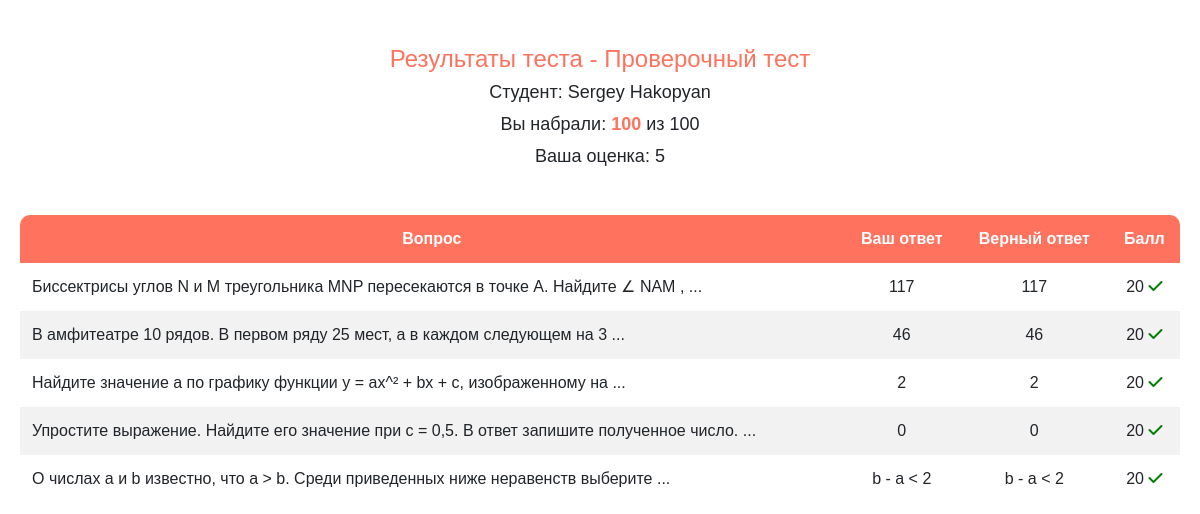
/result/3/, run on the app's committed database.
### Quiz/models.py (models this page shows, shortened)
class Preset(models.Model):
    topic = models.ForeignKey(Topic, on_delete=models.CASCADE)
    faculty = models.ForeignKey(Faculty, on_delete=models.CASCADE)
    name = models.CharField(max_length=100)
    description = models.TextField()
    date_created = models.DateTimeField(auto_now_add=True)

class Student(models.Model):
    first_name = models.CharField(max_length=100)
    last_name = models.CharField(max_length=100)
    patronymic = models.CharField(max_length=100)
    date_of_birth = models.DateField()
    course = models.CharField(max_length=100, null=True)
    faculty = models.ForeignKey(Faculty, on_delete=models.CASCADE)

class QuizResult(models.Model):
    user = models.ForeignKey(User, on_delete=models.CASCADE)
    preset = models.ForeignKey(Preset, on_delete=models.CASCADE)
    score = models.IntegerField(default=0)
    grade = models.IntegerField(default=0)
    total_points = models.IntegerField(default=0)
    date_started = models.DateTimeField(auto_now_add=True)
    date_completed = models.DateTimeField(null=True)

class PresetQuestionResult(models.Model):
    quiz_result = models.ForeignKey(QuizResult, on_delete=models.CASCADE)
    student = models.ForeignKey(Student, on_delete=models.CASCADE)
    question = models.ForeignKey(Question, on_delete=models.CASCADE)
    student_answer = models.CharField(max_length=100)
    question_score = models.IntegerField(default=0)

class Question(models.Model):
    topic = models.ForeignKey(Topic, on_delete=models.CASCADE)
    question_text = models.TextField()
    correct_answer = models.CharField(max_length=100, default='')
    points = models.IntegerField(default=0)
    ANSWER_MODE_CHOICES = [
        ('input', 'Ввод ответа'),
        ('choose', 'Выбор ответа'),
    ]
    answer_mode = models.CharField(max_length=10, choices=ANSWER_MODE_CHOICES, default='input')
    image = models.ImageField(upload_to='question_images/', blank=True, null=True)

### Quiz/views.py (the view)
# urls.py: path('result/<int:quiz_result_id>/', views.result, name='result'),
def result(request, quiz_result_id):
    quiz_result = QuizResult.objects.get(id=quiz_result_id)
    user = quiz_result.user.student
    preset = quiz_result.preset
    questions = Question.objects.filter(topic=preset.topic)
    percentage_score = (quiz_result.score / quiz_result.total_points) * 100
    question_results = PresetQuestionResult.objects.filter(quiz_result=quiz_result)
    for result in question_results:
        question_text = result.question.question_text
        if len(question_text.split()) > 15:
            result.question.question_text_short = ' '.join(question_text.split()[:15]) + ''
        else:
            result.question.question_text_short = question_text
    context = {
        'quiz_result': quiz_result,
        'user': user,
        'preset': preset,
        'questions': questions,
        'question_results': question_results,
        'percentage_score': percentage_score,
    }
    return render(request, 'Quiz/result.html', context)

### Quiz/templates/Quiz/result.html (shortened to what this page needs)
<!doctype html>
<html lang="en">
{% load static %}
<head>
  <link rel="stylesheet" href="https://maxcdn.bootstrapcdn.com/bootstrap/4.0.0/css/bootstrap.min.css">
  <link rel="stylesheet" href="https://cdnjs.cloudflare.com/ajax/libs/font-awesome/5.15.3/css/all.min.css">
  <link rel="stylesheet" href="https://cdnjs.cloudflare.com/ajax/libs/font-awesome/6.4.0/css/all.min.css">
  <link rel="stylesheet" href="https://stackpath.bootstrapcdn.com/bootstrap/4.5.2/css/bootstrap.min.css">
  <link rel="stylesheet" href="{% static '/QuizApp/Result.css' %}">
</head>
<body>
<div class="container">
    <div class="info">
        <h1>Результаты теста - {{ preset.name }}</h1>
        <p>Студент: {{ user.first_name }} {{ user.last_name }}</p>
        <p>Вы набрали: <span style="color: #ff725e; font-weight: bold;">{{ quiz_result.score }}</span> из
            {{ quiz_result.total_points }}</p>
        <p>Ваша оценка: {{ quiz_result.grade }}</p>
    </div>
    <table>
        <thead>
        <tr>
            <th style="border-radius: 10px 0px 0px 0px;">Вопрос</th>
            <th>Ваш ответ</th>
            <th>Верный ответ</th>
            <th style="border-radius: 0px 10px 0px 0px;">Балл</th>
        </tr>
        </thead>
        <tbody>
        {% for question_result in question_results %}
        <tr>
            <td style="word-wrap: break-word; text-align: left;">
                <div class="question-text">
                    <span class="short-text">{{ question_result.question.question_text_short }}</span>
                    {% if question_result.question.question_text|length > 15 %}
                    <span class="read-more-button" onclick="toggleReadMore(this)">...</span>
                    {% endif %}
                </div>
            </td>
            <td>{{ question_result.student_answer }}</td>
            <td>{{ question_result.question.correct_answer }}</td>
            <td>
                {{ question_result.question.points }}
                {% if question_result.student_answer == question_result.question.correct_answer %}
                <span style="color: green;"><i class="fa-solid fa-check"></i></span>
                {% else %}
                <span style="color: red;"><i class="fa-solid fa-xmark"></i></span>
                {% endif %}
            </td>
        </tr>
        {% endfor %}
        </tbody>
    </table>
</div>
</body>
</html>

### Quiz/static/QuizApp/Result.css (style rules this page uses)
body { margin: 0; padding: 0; min-height: 100vh; display: flex; flex-direction: column; align-items: center; font-family: Arial, sans-serif; }
.container { display: flex; padding: 20px; width: 100%; max-width: 1300px; height: auto; border-radius: 10px; flex-direction: column; align-items: center; text-align: center; margin-top: 20px; }
.info { margin-bottom: 20px; }
.info h1 { font-size: 24px; margin: 5px 0; color: #ff725e; }
.info p { font-size: 18px; margin: 5px; }
table { width: 100%; border-collapse: collapse; margin-top: 20px; }
th, td { padding: 12px; text-align: center; }
th { background-color: #ff725e; font-weight: bold; color: #fff; }
tbody tr:nth-child(even) { background-color: #f2f2f2; }
th, td { white-space: nowrap; }

### data on the page
Preset: name "Проверочный тест"
Student: first_name "Sergey", last_name "Hakopyan"
QuizResult: score "100", total_points "100", grade "5"
PresetQuestionResult: question.question_text_short "Биссектрисы углов N и M треугольника MNP пересекаются в точке A. Найдите ∠ NAM ,", student_answer "117", question.correct_answer "117", question.points "20"
PresetQuestionResult: question.question_text_short "В амфитеатре 10 рядов. В первом ряду 25 мест, а в каждом следующем на 3", student_answer "46", question.correct_answer "46", question.points "20"
PresetQuestionResult: question.question_text_short "Найдите значение a по графику функции y = ax^² + bx + c, изображенному на", student_answer "2", question.correct_answer "2", question.points "20"
PresetQuestionResult: question.question_text_short "Упростите выражение. Найдите его значение при c = 0,5. В ответ запишите полученное число.", student_answer "0", question.correct_answer "0", question.points "20"
PresetQuestionResult: question.question_text_short "О числах a и b известно, что a > b. Среди приведенных ниже неравенств выберите", student_answer "b - a < 2", question.correct_answer "b - a < 2", question.points "20"
